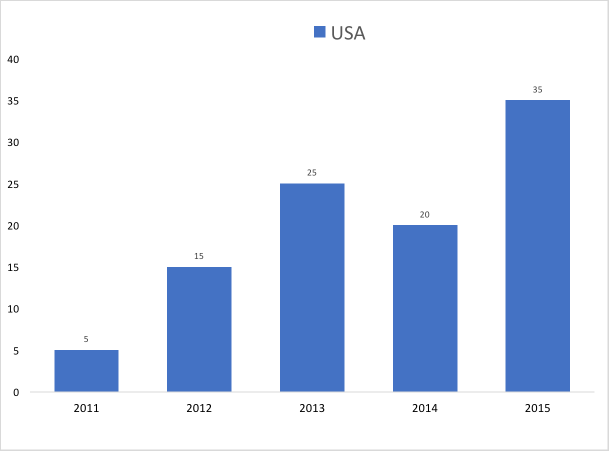
%> input picture bar2.png, 1217 x 901 px (shown at 1/2 size)
$ octave processBarChart.m   (GNU Octave 9; MATLAB toolbox functions it lacks are replaced by stand-ins)
%> lines starting %> are read from the running program, lines starting %| are printed output that depends on the picture; in (x1, y1, x2, y2) boxes, pixels count from 0 and x2, y2 are one past the last pixel; in counts of white or black regions, pixels touching at a corner belong together; the program's own positions count from 1
I = imread('bar2.png');
%> I is the input picture: size 901x1217x3 uint8; mean R, G, B 217.3, 226.3, 242.4
% BW = im2bw(I, graythresh(I));

I1 = rgb2gray(I);
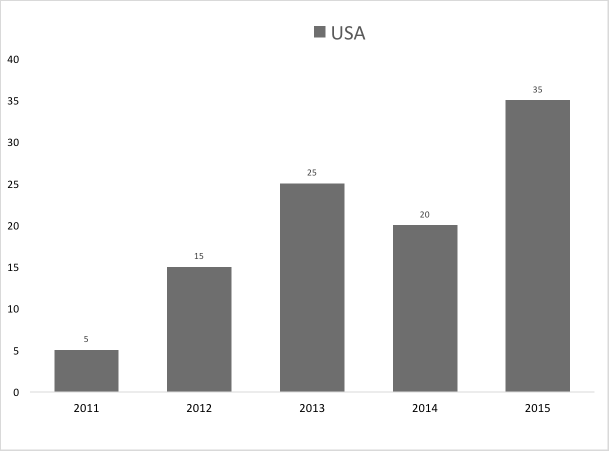
%> I1: size 901x1217 uint8 (shown at 1/2 size); min 0, max 255, mean 225.5
BW = imbinarize(I1);
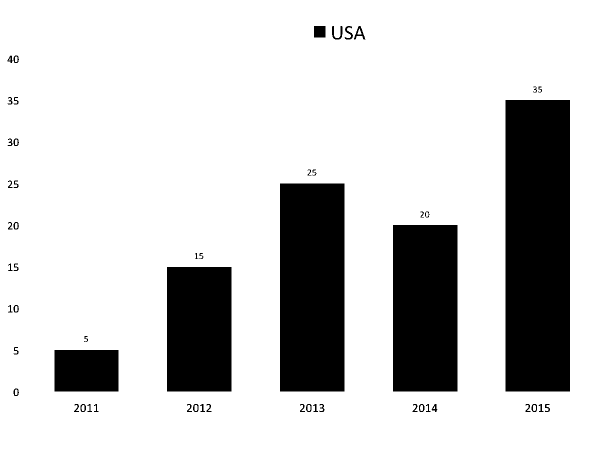
%> BW: size 901x1217 logical (shown at 1/2 size); 80.1% white; 54 black regions, largest, box (x1, y1, x2, y2) and area: (1011, 200, 1140, 783) 75207, (560, 367, 689, 783) 53664, (786, 450, 915, 783) 42957
BW = imcomplement(BW);
a = bwareaopen(BW, 700);
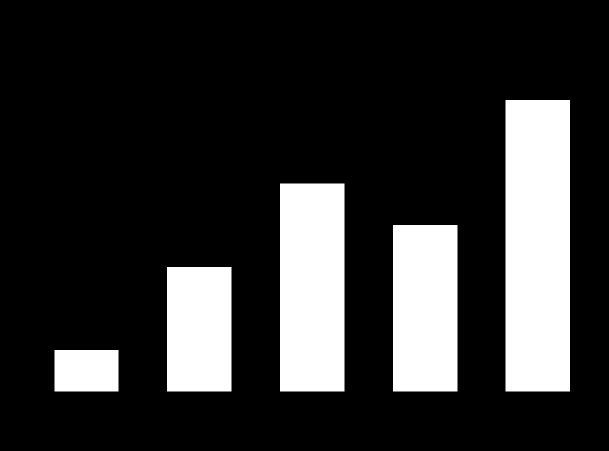
%> a: size 901x1217 logical (shown at 1/2 size); 19.6% white; 5 white regions, box (x1, y1, x2, y2) and area: (1011, 200, 1140, 783) 75207, (560, 367, 689, 783) 53664, (786, 450, 915, 783) 42957, (334, 534, 463, 783) 32121, (109, 700, 237, 783) 10624
imshow(a);
ed = edge(a, 'canny');
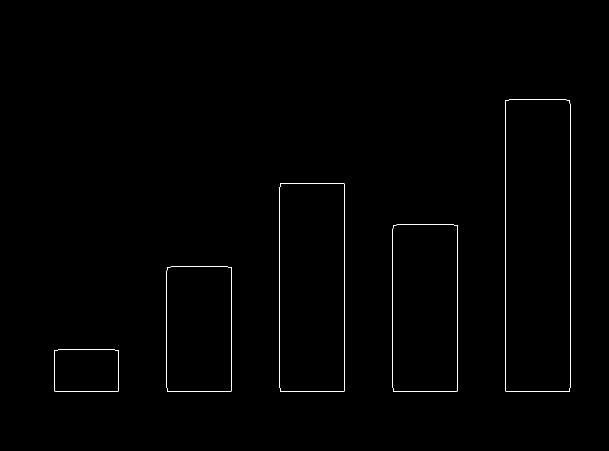
%> ed: size 901x1217 logical (shown at 1/2 size); 0.42% white in thin lines or dots, all inside (x1, y1, x2, y2) = (108, 199, 1141, 784)
%imshow(ed);
stats = regionprops(ed, 'all');
%> stats = 5 regions; largest, box (x1, y1, x2, y2), Area, Centroid, MajorAxisLength, MinorAxisLength and Eccentricity: (1010, 199, 1141, 784) 1420 [1076 492] 784.8 243.5 0.951, (559, 366, 690, 784) 1086 [625 575.5] 582.5 238.3 0.913, (785, 449, 916, 784) 920 [851 617] 479.7 234.1 0.873, (333, 533, 464, 784) 752 [399 659] 372.9 227.9 0.791
fh = figure();
imshow(I);
hold on;

numbars = 0;
for n = 1 : length(stats)
     thisBB = stats(n).BoundingBox;

     area = stats(n).Area;
     if area > 1
         numbars = numbars + 1;
% [7 lines of commented-out code are left out]
        roi = [thisBB(1), thisBB(2) + thisBB(4), thisBB(3), size(I,1) - (thisBB(2)+ thisBB(4))];
        rectangle('Position', [thisBB(1),thisBB(2),thisBB(3),thisBB(4)],...
        'EdgeColor','r','LineWidth',1, 'Facecolor', 'b')

        roi2 = [5, thisBB(2) - 20,60,60];
        rectangle('Position', roi,...
        'EdgeColor','y','LineWidth',1, 'Facecolor', 'r')
        rectangle('Position', roi2,...
        'EdgeColor','y','LineWidth',1, 'Facecolor', 'r')
     end
end
%> this loop made 5 passes
%> (thisBB, area, roi, roi2) on passes 1 to 5: ([108.5 699.5 130 85], 418, [108.5 784.5 130 116.5], [5 679.5 60 60]), ([333.5 533.5 131 251], 752, [333.5 784.5 131 116.5], [5 513.5 60 60]), ([559.5 366.5 131 418], 1086, [559.5 784.5 131 116.5], [5 346.5 60 60]), ([785.5 449.5 131 335], 920, [785.5 784.5 131 116.5], [5 429.5 60 60]), ([1010.5 199.5 131 585], 1420, [1010.5 784.5 131 116.5], [5 179.5 60 60])
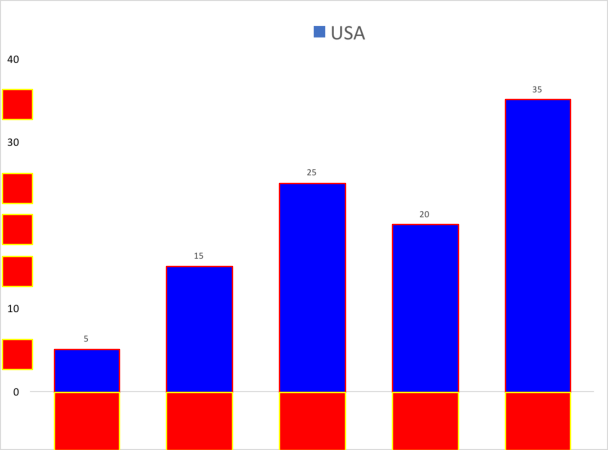
%> figure redrawn from the program's plot data; shown at 1/2 size
disp(['Number of bars : ', num2str(numbars)]);
%| Number of bars : 5
figure; imshow(I);
for n = 1 : length(stats)
     thisBB = stats(n).BoundingBox;
     area = stats(n).Area;
     if area > 150
        roi = [thisBB(1), thisBB(2) + thisBB(4), thisBB(3), size(I,1) - (thisBB(2)+ thisBB(4))];
        roi2 = [5, thisBB(2) - 20,60,60];
%> (the run ends here)

$ run again, with Bar3.jpg saved as bar2.png
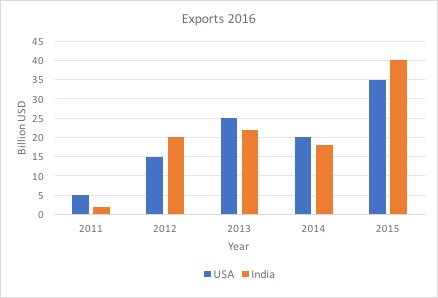
%> input picture Bar3.jpg, 438 x 298 px
%> I is the input picture: size 298x438x3 uint8; mean R, G, B 242.6, 239.4, 239.4
%> a: size 298x438 logical; 9.5% white; 8 white regions, largest, box (x1, y1, x2, y2) and area: (390, 60, 407, 214) 2618, (369, 80, 386, 214) 2278, (221, 118, 237, 214) 1536
%> `ed = edge(a, 'canny');`:
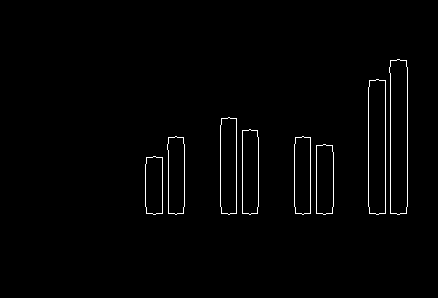
%> ed: size 298x438 logical; 1.3% white in thin lines or dots, all inside (x1, y1, x2, y2) = (145, 59, 408, 215)
%> stats = 8 regions; largest, box (x1, y1, x2, y2), Area, Centroid, MajorAxisLength, MinorAxisLength and Eccentricity: (389, 59, 408, 215) 338 [399.4 137.5] 192.8 32.8 0.985, (368, 79, 386, 215) 298 [377.6 147.5] 169.4 32.55 0.981, (220, 117, 237, 215) 220 [229.1 166.5] 123.9 30.22 0.97, (242, 129, 259, 215) 196 [250.9 172.5] 109.7 29.99 0.962
%> the loop `for n = 1 : length(stats)` made 8 passes
%> (thisBB, area, roi, roi2) on passes 1 to 6: ([145.5 156.5 18 59], 144, [145.5 215.5 18 82.5], [5 136.5 60 60]), ([167.5 136.5 18 79], 182, [167.5 215.5 18 82.5], [5 116.5 60 60]), ([220.5 117.5 17 98], 220, [220.5 215.5 17 82.5], [5 97.5 60 60]), ([242.5 129.5 17 86], 196, [242.5 215.5 17 82.5], [5 109.5 60 60]), ([294.5 136.5 17 79], 182, [294.5 215.5 17 82.5], [5 116.5 60 60]), ([316.5 144.5 18 71], 168, [316.5 215.5 18 82.5], [5 124.5 60 60])
%> after the loop `for n = 1 : length(stats)`:
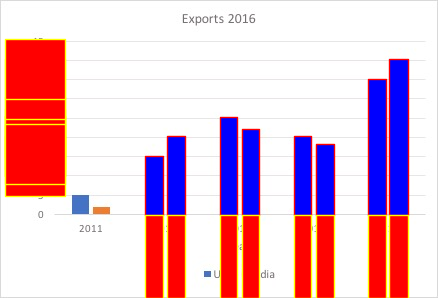
%> figure redrawn from the program's plot data
%| Number of bars : 8
